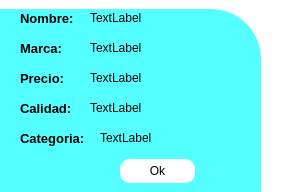
<?xml version="1.0" encoding="UTF-8"?>
<ui version="4.0">
 <class>productodialog</class>
 <widget class="QDialog" name="productodialog">
  <property name="geometry">
   <rect>
    <x>0</x>
    <y>0</y>
    <width>300</width>
    <height>192</height>
   </rect>
  </property>
  <property name="windowTitle">
   <string>Producto</string>
  </property>
  <property name="styleSheet">
   <string notr="true">#frame{
	background-color: rgb(255, 255, 255);
}

#widget{
	border-radius:50px;
	
	background-color: rgb(85, 255, 255);
}

#pushButton{
	border-radius:10px;
	background-color: rgb(255, 255, 255);
}

#pushButton:hover{
	
	background-color: rgb(170, 255, 255);
}
</string>
  </property>
  <widget class="QLabel" name="label">
   <property name="geometry">
    <rect>
     <x>20</x>
     <y>10</y>
     <width>61</width>
     <height>16</height>
    </rect>
   </property>
   <property name="font">
    <font>
     <family>Arial</family>
     <pointsize>10</pointsize>
     <bold>true</bold>
    </font>
   </property>
   <property name="text">
    <string>Nombre:</string>
   </property>
  </widget>
  <widget class="QLabel" name="label_2">
   <property name="geometry">
    <rect>
     <x>20</x>
     <y>40</y>
     <width>61</width>
     <height>16</height>
    </rect>
   </property>
   <property name="font">
    <font>
     <family>Arial</family>
     <pointsize>10</pointsize>
     <bold>true</bold>
    </font>
   </property>
   <property name="text">
    <string>Marca:</string>
   </property>
  </widget>
  <widget class="QLabel" name="label_3">
   <property name="geometry">
    <rect>
     <x>20</x>
     <y>70</y>
     <width>49</width>
     <height>16</height>
    </rect>
   </property>
   <property name="font">
    <font>
     <family>Arial</family>
     <pointsize>10</pointsize>
     <bold>true</bold>
    </font>
   </property>
   <property name="text">
    <string>Precio:</string>
   </property>
  </widget>
  <widget class="QLabel" name="label_4">
   <property name="geometry">
    <rect>
     <x>20</x>
     <y>100</y>
     <width>61</width>
     <height>16</height>
    </rect>
   </property>
   <property name="font">
    <font>
     <family>Arial</family>
     <pointsize>10</pointsize>
     <bold>true</bold>
    </font>
   </property>
   <property name="text">
    <string>Calidad:</string>
   </property>
  </widget>
  <widget class="QLabel" name="label_5">
   <property name="geometry">
    <rect>
     <x>20</x>
     <y>130</y>
     <width>71</width>
     <height>16</height>
    </rect>
   </property>
   <property name="font">
    <font>
     <family>Arial</family>
     <pointsize>10</pointsize>
     <bold>true</bold>
    </font>
   </property>
   <property name="text">
    <string>Categoria:</string>
   </property>
  </widget>
  <widget class="QLabel" name="lblNombre">
   <property name="geometry">
    <rect>
     <x>90</x>
     <y>10</y>
     <width>161</width>
     <height>16</height>
    </rect>
   </property>
   <property name="text">
    <string>TextLabel</string>
   </property>
  </widget>
  <widget class="QLabel" name="lblMarca">
   <property name="geometry">
    <rect>
     <x>90</x>
     <y>40</y>
     <width>161</width>
     <height>16</height>
    </rect>
   </property>
   <property name="text">
    <string>TextLabel</string>
   </property>
  </widget>
  <widget class="QLabel" name="lblPrecio">
   <property name="geometry">
    <rect>
     <x>90</x>
     <y>70</y>
     <width>181</width>
     <height>16</height>
    </rect>
   </property>
   <property name="text">
    <string>TextLabel</string>
   </property>
  </widget>
  <widget class="QLabel" name="lblCalidad">
   <property name="geometry">
    <rect>
     <x>90</x>
     <y>100</y>
     <width>171</width>
     <height>16</height>
    </rect>
   </property>
   <property name="text">
    <string>TextLabel</string>
   </property>
  </widget>
  <widget class="QLabel" name="lblCategoria">
   <property name="geometry">
    <rect>
     <x>100</x>
     <y>130</y>
     <width>181</width>
     <height>16</height>
    </rect>
   </property>
   <property name="text">
    <string>TextLabel</string>
   </property>
  </widget>
  <widget class="QWidget" name="widget" native="true">
   <property name="geometry">
    <rect>
     <x>-50</x>
     <y>9</y>
     <width>311</width>
     <height>231</height>
    </rect>
   </property>
   <widget class="QPushButton" name="pushButton">
    <property name="geometry">
     <rect>
      <x>170</x>
      <y>150</y>
      <width>75</width>
      <height>24</height>
     </rect>
    </property>
    <property name="text">
     <string>Ok</string>
    </property>
   </widget>
  </widget>
  <widget class="QFrame" name="frame">
   <property name="geometry">
    <rect>
     <x>-11</x>
     <y>-11</y>
     <width>401</width>
     <height>221</height>
    </rect>
   </property>
   <property name="frameShape">
    <enum>QFrame::Shape::StyledPanel</enum>
   </property>
   <property name="frameShadow">
    <enum>QFrame::Shadow::Raised</enum>
   </property>
  </widget>
  <zorder>frame</zorder>
  <zorder>widget</zorder>
  <zorder>label</zorder>
  <zorder>label_2</zorder>
  <zorder>label_3</zorder>
  <zorder>label_4</zorder>
  <zorder>label_5</zorder>
  <zorder>lblNombre</zorder>
  <zorder>lblMarca</zorder>
  <zorder>lblPrecio</zorder>
  <zorder>lblCalidad</zorder>
  <zorder>lblCategoria</zorder>
 </widget>
 <resources/>
 <connections/>
</ui>
